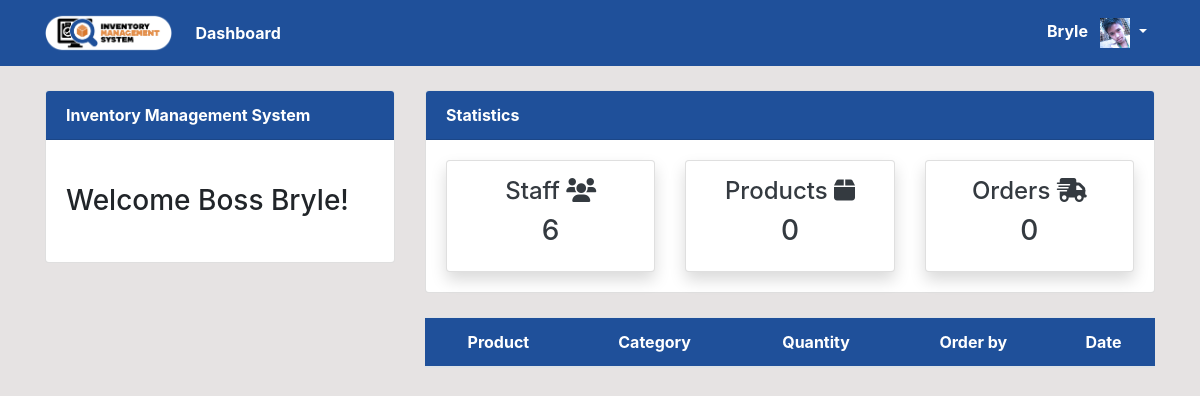
Before: /order/ (signed in) with the older database file.
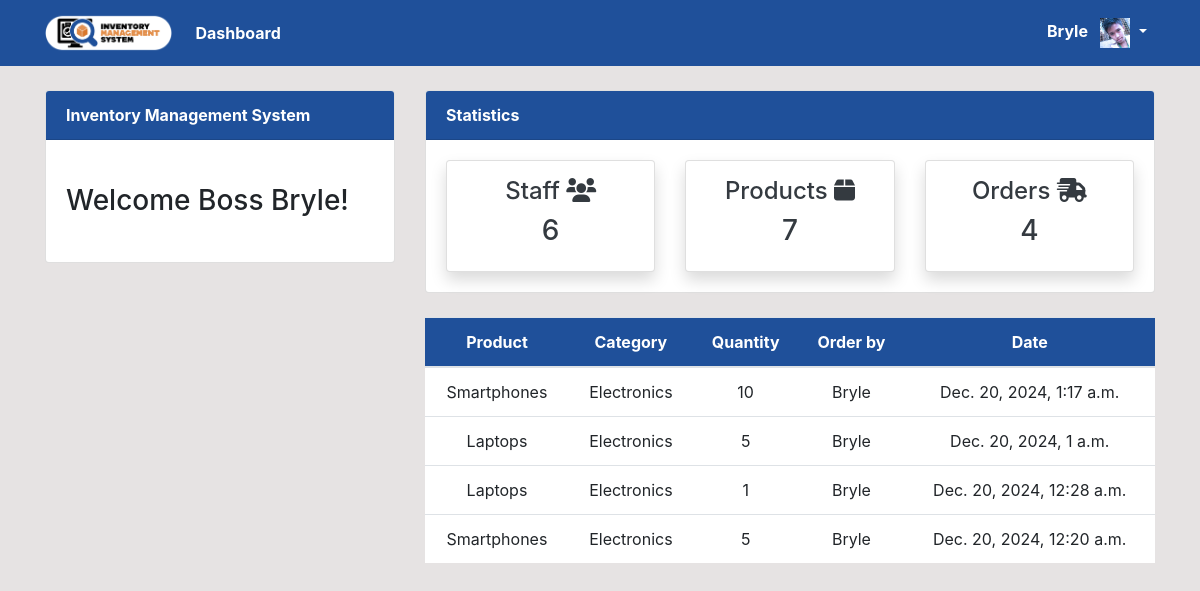
After: the same page with the newer database file.
### dashboard/models.py (models this page shows, shortened)
class Order(models.Model):
    product = models.ForeignKey(Product, on_delete=models.CASCADE, null=True)
    staff = models.ForeignKey(User, on_delete=models.CASCADE, null=True)
    order_quantity = models.PositiveIntegerField(null=True)
    date = models.DateTimeField(auto_now_add=True)
    class Meta:
        verbose_name_plural = 'Orders'

class Product(models.Model):
    name = models.CharField(max_length=100, null=True)
    category = models.CharField(max_length=50, choices=CATEGORY, null=True)
    quantity = models.PositiveIntegerField(null=True)
    class Meta:
        verbose_name_plural = 'Products'
    def __str__(self):
        return f'{self.name}'

### dashboard/views.py (the view)
# urls.py: path('order/', views.order, name='dashboard-order'),
@login_required
def order(request):
    orders = Order.objects.all()
    orders_count = orders.count()
    workers_count = User.objects.all().count()
    product_count = Product.objects.all().count()
    context={
        'orders': orders,
        'workers_count': workers_count,
        'orders_count': orders_count,
        'product_count': product_count,
    }
    return render(request, 'dashboard/order.html', context)

### templates/dashboard/order.html (shortened to what this page needs)
{% extends 'partials/base.html' %}
{% block content %}
{% include 'partials/topnav.html' %}
    <div class="container">
        <div class="row my-4">
            <div class="col-md-4">
            </div>
            <div class="col-md-8">
                <table class="table bg-white">
                    <thead style="background-color: #1F509A;">
                        <tr class="text-white">
                            <th scope="col" class="text-center">Product</th>
                            <th scope="col" class="text-center">Category</th>
                            <th scope="col" class="text-center">Quantity</th>
                            <th scope="col" class="text-center">Order by</th>
                            <th scope="col" class="text-center">Date</th>
                        </tr>
                    </thead>
                    <tbody>
                        {% for orders in orders|dictsortreversed:"date" %}
                        <tr>
                            <td class="text-center">{{ orders.product }}</td>
                            <td class="text-center">{{ orders.product.category }}</td>
                            <td class="text-center">{{ orders.order_quantity }}</td>
                            <td class="text-center">
                                {{ orders.staff.username }}
                            </td>
                            <td class="text-center">
                                {{ orders.date }}
                            </td>
                        </tr>
                        {% endfor %}
                    </tbody>
                </table>
            </div>
        </div>
    </div>
{% endblock %}

### templates/partials/topnav.html
<div class="container">
    <div class="row mt-4">
        <div class="col-md-4">
            <div class="card">
                <div class="card-header text-white" style="background-color: #1F509A;">
                    <strong> Inventory Management System </strong>
                </div>
                <div class="card-body">
                    <marquee behavior="" direction="">
                        <h3 class="my-4">Welcome Boss {{ user.username }}!</h3>
                    </marquee>
                </div>
            </div>
        </div>
        <div class="col-md-8">
            <div class="card">
                <div class="card-header text-white" style="background-color: #1F509A;">
                    <strong> Statistics </strong>
                </div>
                <div class="card-body">
                    <div class="row">
                        <div class="col-md-4">
                            <a class="text-decoration-none text-dark" href="{% url 'dashboard-staff' %}">
                                <div class="card my-card shadow text-center p-3">
                                    <h4>Staff <i class="fas fa-users"></i></h4>
                                    <h3>{{ workers_count }}</h3>
                                </div>
                            </a>
                        </div>
                        <div class="col-md-4">
                            <a class="text-decoration-none text-dark" href="{% url 'dashboard-product' %}">
                                <div class="card my-card shadow text-center p-3">
                                    <h4>Products <i class="fas fa-box"></i></h4>
                                    <h3>{{ product_count }}</h3>
                                </div>
                            </a>
                        </div>
                        <div class="col-md-4">
                            <a class="text-decoration-none text-dark" href="{% url 'dashboard-order' %}">
                                <div class="card my-card shadow text-center p-3">
                                    <h4>Orders <i class="fas fa-shipping-fast"></i></h4>
                                    <h3>{{ orders_count }}</h3>
                                </div>
                            </a>
                        </div>
                    </div>
                </div>
            </div>
        </div>
    </div>
</div>

Changed rows visible on the page:
added Order: product "Smartphones", product.category "Electronics", order_quantity "10", staff.username "Bryle", date "Dec. 20, 2024, 1:17 a.m."
added Order: product "Laptops", product.category "Electronics", order_quantity "5", staff.username "Bryle", date "Dec. 20, 2024, 1 a.m."
added Order: product "Laptops", product.category "Electronics", order_quantity "1", staff.username "Bryle", date "Dec. 20, 2024, 12:28 a.m."
added Order: product "Smartphones", product.category "Electronics", order_quantity "5", staff.username "Bryle", date "Dec. 20, 2024, 12:20 a.m."
Other visible differences:
{{ product_count }}: "0" → "7"
{{ orders_count }}: "0" → "4"
